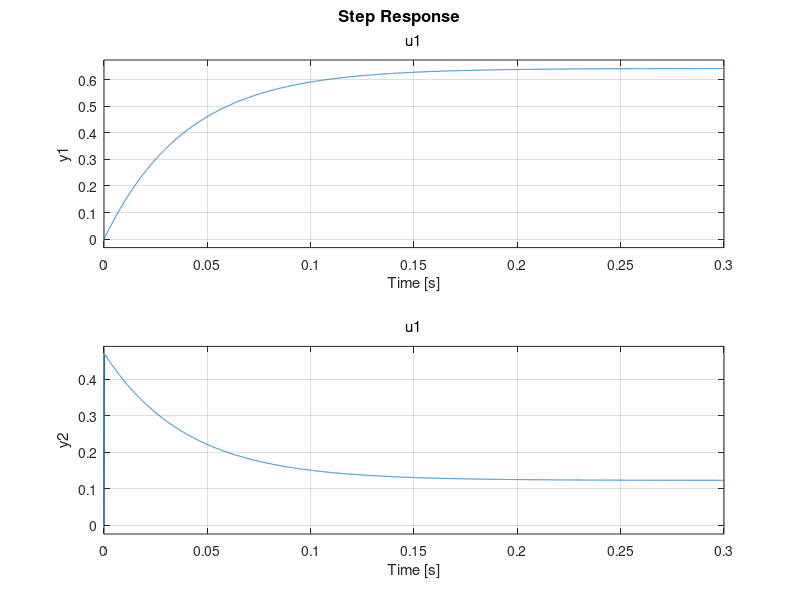

Reproduce this figure in MATLAB. (Note: this script raises an error after producing the figure.)
%% Parameters

n = 17 % Tandwielverhouding 

Jm = 0.00013932; %Rotor Inertia (J) kg.m^2
Jg = 0.002098; %Rotor Inertia (J) kg.m^2

bm = 0.00077676;  %Viscous Friction Coefficient (b) 
bg = 0.053853;  %Viscous Friction Coefficient (b)

Kt = 0.083796; %Torque Constant (Kt) N.m/A
La = 0.00017073; %Motor Inductance (La) H
Ra = 2.1262; %Motor Resistance (Ra) ohms 

Ke = 0.069585; %Back EMF Constant (Ke)  V/rpm
n = 16.5

%% State Space model

A = [-(bm*(n^2) + bg)/(Jm*(n^2) + Jg) Kt*n/(Jm*(n^2) + Jg); 
    -(n*Ke)/La -Ra/La];

B = [0; 
    1/La];
C = eye(2);
D = [0;0];

sysc = ss(A,B,C,D);

step(sysc);

%% C2D

Tsc = 1/100000;

sysd = c2d(sysc, Tsc);

Ad = sysd.A;
Bd = sysd.B;
Cd = sysd.C;
Dd = sysd.D;

%% Feedback constante berekenen met LQR

co = ctrb(sysd);
controllability = rank(co)

Q = C'*C;
Q(1,1) = 10;
Q(2,2) = 1;
R = 1;
Kc = lqr(sysd,Q,R)

%% Pre-compensation 
Cn = [1 0];
sys_ss = ss(A,B,Cn,0);
Nbar = rscale(sys_ss,Kc);

sys_cl_d = ss((Ad-Bd*Kc),Bd*Nbar,Cd,Dd,Tsc);
step(sys_cl_d)


%% Observer constante L
sys_cl_c = ss((A-B*Kc),B*Nbar,Cn,0);
eig(c2d(sys_cl_c,Tsc))

eigenVal = eig(sys_cl_c);
eigenVal = eigenVal*5;
Kp = place(A,B,eigenVal);
eig(sys_cl_c);
sys_cl_c = ss((A-B*Kp),B*Nbar,Cn,0);

sys_cl_dL = c2d(sys_cl_c,Tsc);
eigenValD = eig(sys_cl_dL)
L = place(Ad',(Cn)',eigenValD)';